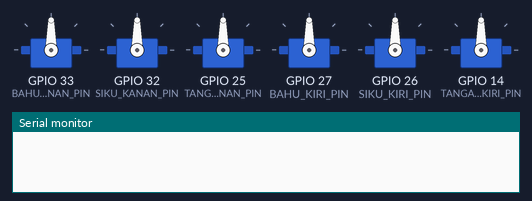
Bench run of a sketch on a simulated ESP32. Shown: 6 × servo, the last lines printed to the serial monitor.

Above: at 0.05 s.
At 2.45 s:
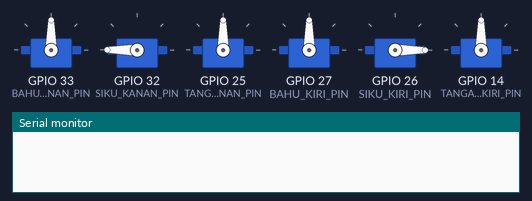
At 4.95 s:
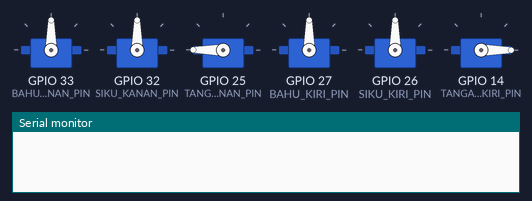
At 14.95 s:
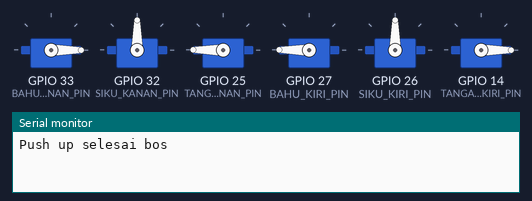
Timing chart, 0 to 19.5 s (numbered marks = the images above):
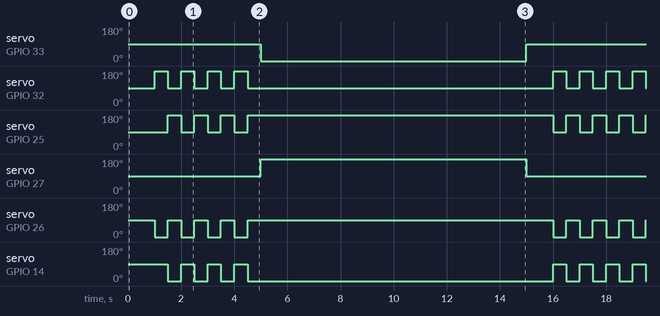

Measured:
- by itself, servo on GPIO 33 (BAHU_KANAN_PIN): alternates 90° for 5.0 s and 0° for 10.0 s
- by itself, servo on GPIO 32 (SIKU_KANAN_PIN): repeats every 15.0 s: 3 × (90° 0.50 s, 180° 0.50 s), 90° 11.5 s, 180° 0.50 s
- by itself, servo on GPIO 25 (TANGAN_KANAN_PIN): repeats every 15.0 s: 2 × (90° 0.50 s, 180° 0.50 s), 90° 0.50 s, 180° 11.5 s, 90° 0.50 s, 180° 0.50 s
- by itself, servo on GPIO 27 (BAHU_KIRI_PIN): alternates 180° for 10.0 s and 90° for 5.0 s
- by itself, servo on GPIO 26 (SIKU_KIRI_PIN): repeats every 15.0 s: 3 × (90° 0.50 s, 0° 0.50 s), 90° 11.5 s, 0° 0.50 s
- by itself, servo on GPIO 14 (TANGAN_KIRI_PIN): repeats every 15.0 s: 2 × (90° 0.50 s, 0° 0.50 s), 90° 0.50 s, 0° 11.5 s, 90° 0.50 s, 0° 0.50 s

The sketch:

Robot_Mesatua_26-11-24.ino
```cpp
#include <ESP32Servo.h> // Library untuk mengontrol servo menggunakan ESP32

// Pin dan objek servo untuk setiap bagian tubuh robot
int PINGANG_KANAN_PIN; Servo PINGGANG_KANAN; // Pinggang kanan
int PINGGANG_KIRI_PIN; Servo PINGGANG_KIRI; // Pinggang kiri

int PAHA_KANAN_PIN; // Pin untuk paha kanan (belum digunakan)
int PAHA_KIRI_PIN; // Pin untuk paha kiri (belum digunakan)

int LUTUT_KANAN_PIN; // Pin untuk lutut kanan (belum digunakan)
int LUTUT_KIRI_PIN; // Pin untuk lutut kiri (belum digunakan)

int PERGELANGAN_KAKI_KANAN_PIN; // Pin untuk pergelangan kaki kanan (belum digunakan)
int PERGELENGAN_KAKI_KIRI_PIN; // Pin untuk pergelangan kaki kiri (belum digunakan)

int TELAPAK_KAKI_KANAN_PIN; // Pin untuk telapak kaki kanan (belum digunakan)
int TELAPAK_KAKI_KIRI_PIN; // Pin untuk telapak kaki kiri (belum digunakan)

// Pin dan objek servo untuk tangan kanan dan kiri
int BAHU_KANAN_PIN = 33; Servo BAHU_KANAN; // Bahu kanan
int BAHU_KIRI_PIN = 27; Servo BAHU_KIRI;   // Bahu kiri

int SIKU_KANAN_PIN = 32; Servo SIKU_KANAN; // Siku kanan
int SIKU_KIRI_PIN = 26; Servo SIKU_KIRI;   // Siku kiri

int TANGAN_KANAN_PIN = 25; Servo TANGAN_KANAN; // Tangan kanan
int TANGAN_KIRI_PIN = 14; Servo TANGAN_KIRI;   // Tangan kiri

void setup() {
  Serial.begin(9600); // Memulai komunikasi serial dengan baud rate 9600

  // Menghubungkan servo ke pin yang sesuai
  BAHU_KANAN.attach(BAHU_KANAN_PIN);
  SIKU_KANAN.attach(SIKU_KANAN_PIN);
  TANGAN_KANAN.attach(TANGAN_KANAN_PIN);

  BAHU_KIRI.attach(BAHU_KIRI_PIN);
  SIKU_KIRI.attach(SIKU_KIRI_PIN);
  TANGAN_KIRI.attach(TANGAN_KIRI_PIN);
}

void ACTION_pushup() {
  // Mengatur posisi awal bahu (90 derajat - posisi netral)
  BAHU_KANAN.write(90);
  BAHU_KIRI.write(90);
  delay(1000);

  // Melakukan gerakan push-up sebanyak 4 kali
  for (int i = 0; i < 4; i++) {
    // Posisi push-up (naik)
    BAHU_KIRI.write(90);
    SIKU_KANAN.write(180);  // Siku kanan lurus
    TANGAN_KANAN.write(90); // Tangan kanan netral
    SIKU_KIRI.write(0);     // Siku kiri lurus
    TANGAN_KIRI.write(90);  // Tangan kiri netral
    delay(500);

    // Posisi push-up (turun)
    BAHU_KIRI.write(90);
    SIKU_KANAN.write(90);   // Siku kanan ditekuk
    TANGAN_KANAN.write(180); // Tangan kanan ke atas
    SIKU_KIRI.write(90);    // Siku kiri ditekuk
    TANGAN_KIRI.write(0);   // Tangan kiri ke bawah
    delay(500);
  }

  // Mengatur posisi akhir setelah selesai push-up
  BAHU_KIRI.write(180); // Bahu kiri tegak
  SIKU_KIRI.write(90);  // Siku kiri netral
  TANGAN_KIRI.write(0); // Tangan kiri ke bawah

  BAHU_KANAN.write(0);  // Bahu kanan tegak
  SIKU_KANAN.write(90); // Siku kanan netral
  TANGAN_KANAN.write(180); // Tangan kanan ke atas

  Serial.println("Push up selesai bos"); // Memberikan notifikasi melalui serial
  delay(10000); // Delay sebelum mengulang gerakan
}

void loop() {
  ACTION_pushup(); // Memanggil fungsi push-up secara terus-menerus
}
```
